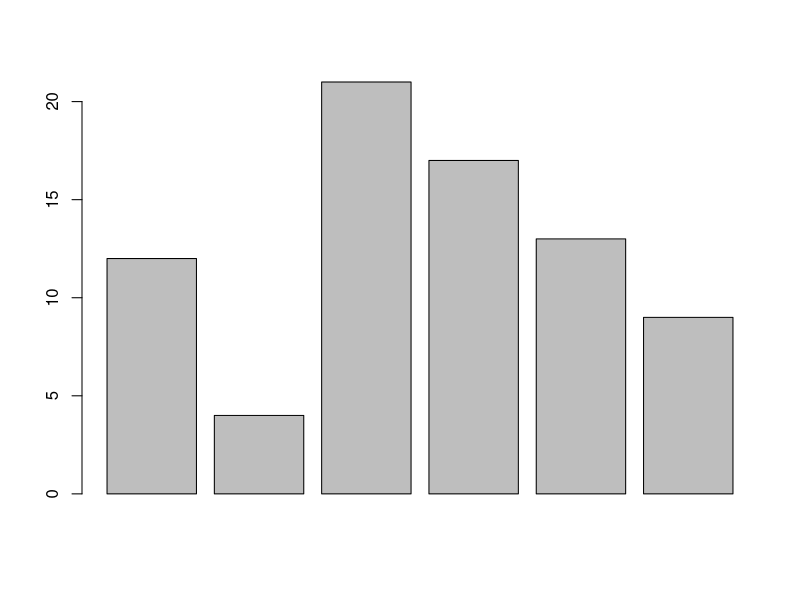
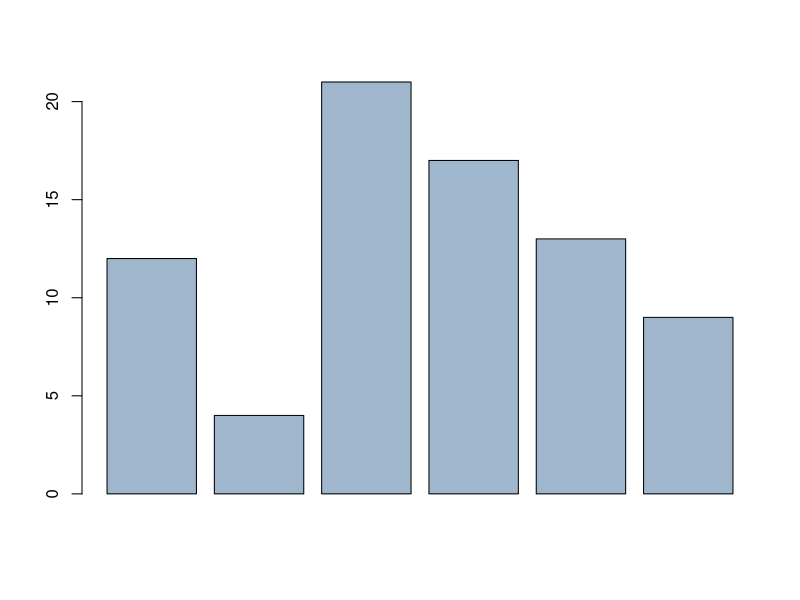
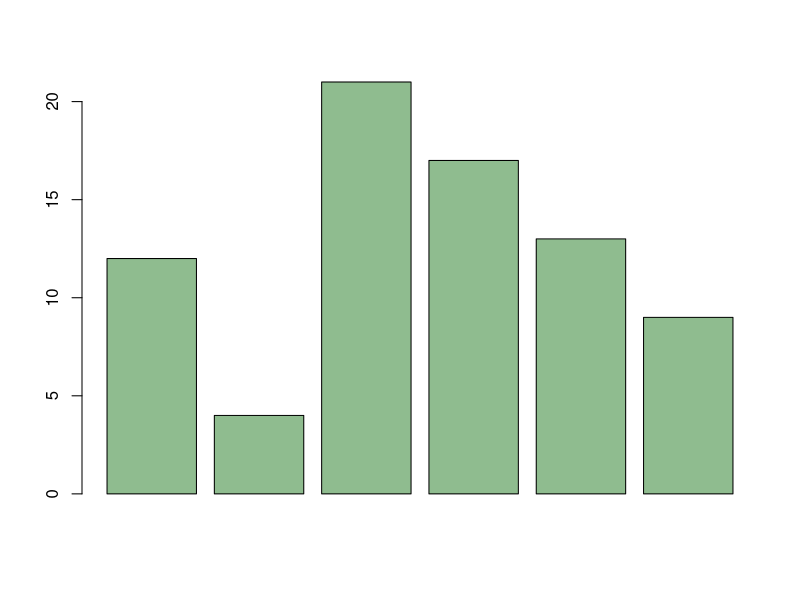
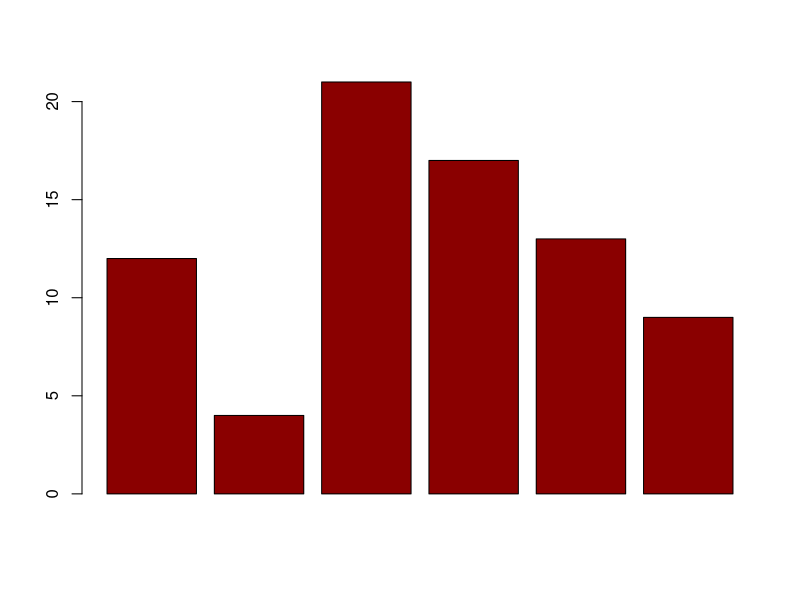
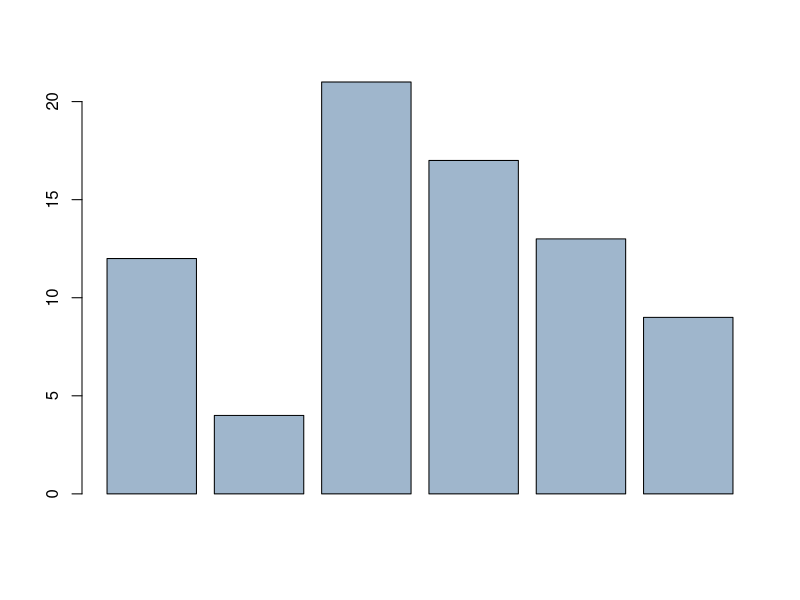
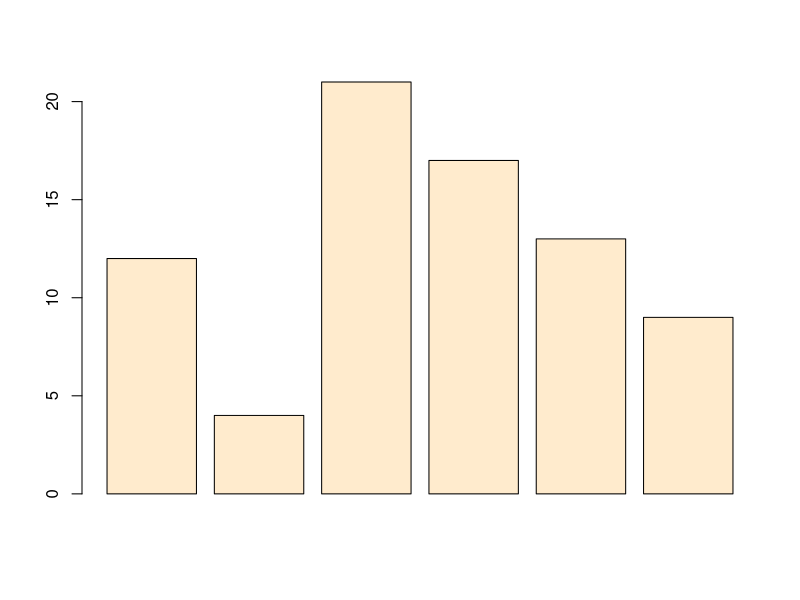
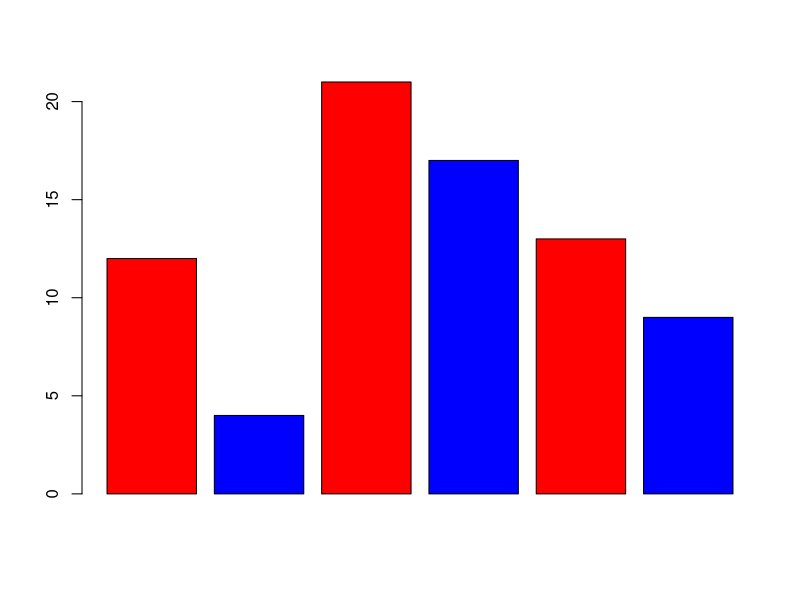
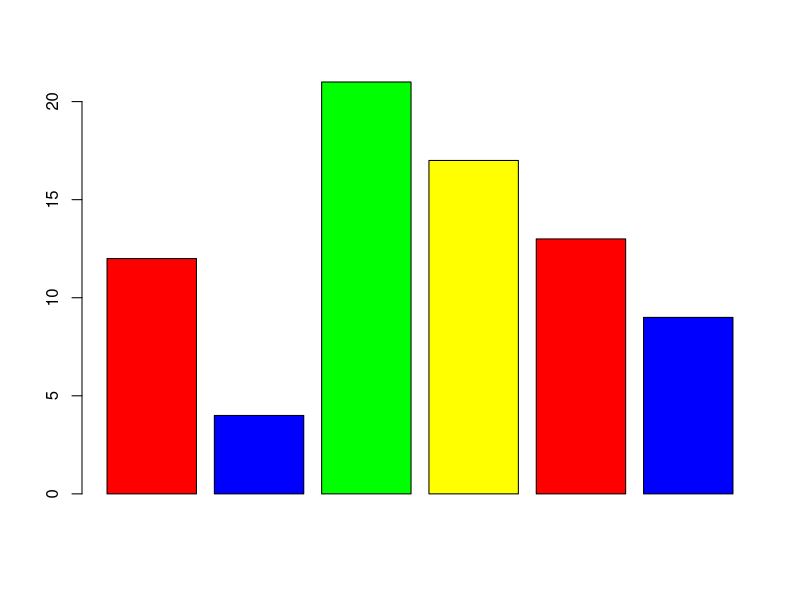

The R script that drew these images, in order: (Note: this script raises an error after producing the figures.)
#color

x  <- c(12,4,21,17,13,9)

barplot(x)

?colors

#color info
browseURL("http://research.stowers-institute.org/efg/R/Color/chart/")

colors()

barplot(x,col = "slategray3") #color by name
barplot(x,col = colors()[102]) #vector access

?rgb

?col2rgb

col2rgb("navyblue")

barplot(x,col = rgb(.54,.0,.0))#by percentage

barplot(x,col = rgb(159,182,204,max=255)) #we need 255

barplot(x,col = "#FFEBCD") #hex color blanchedalmond
barplot(x, col = c("red","blue"))
barplot(x, col = c("red","blue","green", "yellow"))

#palettes
help(package=colorspace)
?palette

palette()

barplot(x,col = 1:6)
barplot(x, col = rainbow(6))
barplot(x, col = heat.colors(6))
barplot(x, col = topo.colors(6))
barplot(x, col = cm.colors(6))
barplot(x, col = terrain.colors(6))

palette("default")

rm (list = ls())

browseURL("http://colorbrewer2.org")

install.packages("RColorBrewer")

help (package="RColorBrewer")

require(RColorBrewer)

display.brewer.all()

display.brewer.pal(8,"Accent")
display.brewer.pal(4,"Spectral")

blues  <-  brewer.pal(6,"Blues")

barplot(x, col = blues)

barplot(x, col = brewer.pal(6,"Greens"))
barplot(x, col = brewer.pal(6,"YlOrRd"))
barplot(x, col = brewer.pal(6,"RdGy"))
barplot(x, col = brewer.pal(6,"BrBG"))
barplot(x, col = brewer.pal(6,"Dark2"))
barplot(x, col = brewer.pal(6,"Paired"))
barplot(x, col = brewer.pal(6,"Pastel2"))
barplot(x, col = brewer.pal(6,"Set3"))

palette("default")

detach("package:RColorBrewer", unload = TRUE)
rm (list = ls())

require(RColorBrewer)
x  <-  c(5, 5, 5, 5, 5)

n  <- 5
x  <- c(rep(10,n))
x
barplot(x, col = rainbow(n))

barplot ( x, col = brewer.pal(4,"Spectral"))

x2  <- seq(8)
barplot(x2, col = brewer.pal(8,"PuRd"))


n  <- 7
x  <- c(rep(10,n))
barplot(x, col = brewer.pal(n,"Set1"))
display.brewer.pal(n,"Set1")

n  <- 9
x  <- c(rep(10,n))
barplot(x, col = brewer.pal(n,"PRGn"))

palette("default")

detach("package:RColorBrewer", unload=TRUE)

rm(list=ls())
